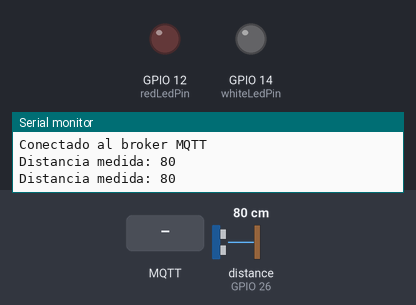
Bench run of a sketch on a simulated ESP32. On the bench: output pins drawn as LEDs (lit = HIGH), the last lines printed to the serial monitor. Wiring (inferred from the names in the program): ultrasonic range finder: trigger GPIO 27; echo GPIO 26. The inputs (shaded band) are chosen by the test bench; at power-on: distance to the obstacle (sensor on GPIO 26) 80 cm. The echo pulse lasts 58.3 µs per cm; WiFi joins after 1.5 s; servers stay silent unless stated; no MQTT or app messages arrive unless stated; pins used as bus, display or sensor lines are not drawn.

Above: at 3.2 s.
3.3 s: MQTT message "RED_LED on" arrives on the first subscribed topic
At 3.9 s:
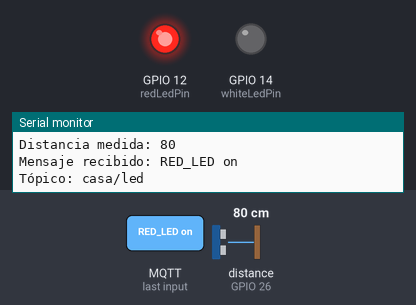
4.8 s: MQTT message "WHITE_LED on" arrives on the first subscribed topic
At 5.1 s:
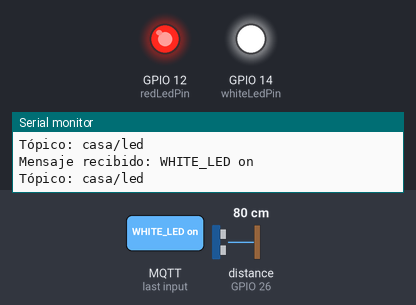
6.3 s: MQTT message "RED_LED off" arrives on the first subscribed topic
At 7.4 s:
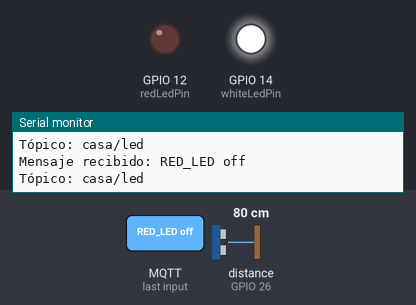
Timing chart, 0 to 9.3 s (numbered marks = the images above; inputs shaded):
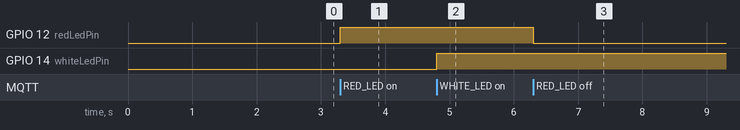

Measured:
- after the input at 3.3 s, GPIO 12 (redLedPin): LOW → HIGH at once
- after the input at 4.8 s, GPIO 14 (whiteLedPin): LOW → HIGH at once
- after the input at 6.3 s, GPIO 12 (redLedPin): HIGH → LOW at once

The sketch:

practica_3.ino
```cpp
#include <WiFi.h>
#include <PubSubClient.h>

// Clase SensorUltrasonico para encapsular la funcionalidad del sensor
class SensorUltrasonico {
  private:
    int triggerPin;
    int echoPin;

  public:
    SensorUltrasonico(int trigger, int echo) : triggerPin(trigger), echoPin(echo) {
      pinMode(triggerPin, OUTPUT);
      pinMode(echoPin, INPUT);
    }

    // Método para leer la distancia
    long leerDistancia() {
      digitalWrite(triggerPin, LOW);
      delayMicroseconds(4);
      digitalWrite(triggerPin, HIGH);
      delayMicroseconds(10);
      digitalWrite(triggerPin, LOW);
      return pulseIn(echoPin, HIGH);
    }
};

// Clase Led para encapsular la funcionalidad de los LEDs
class Led {
  private:
    int pin;

  public:
    Led(int ledPin) : pin(ledPin) {
      pinMode(pin, OUTPUT);
    }

    void encender() {
      digitalWrite(pin, HIGH);
    }

    void apagar() {
      digitalWrite(pin, LOW);
    }
};

// Clase ControladorMQTT para manejar la conexión WiFi y el control de MQTT
class ControladorMQTT {
  private:
    const char* ssid;
    const char* password;
    const char* mqttServer;
    const int mqttPort;
    const char* mqttUser;
    const char* mqttPassword;
    const char* mqttLedTopic;
    const char* mqttDistanceTopic;
    bool autoControl;
    WiFiClient espClient;
    PubSubClient client;
    Led redLed;
    Led whiteLed;
    SensorUltrasonico sensor;
    unsigned long previousMillis;  // Para controlar el temporizador

  public:
    // Constructor
    ControladorMQTT(const char* wifiSSID, const char* wifiPassword, const char* server, int port, const char* user, const char* pass, const char* ledTopic, const char* distanceTopic, Led& rLed, Led& wLed, SensorUltrasonico& sensorProx)
      : ssid(wifiSSID), password(wifiPassword), mqttServer(server), mqttPort(port), mqttUser(user), mqttPassword(pass), mqttLedTopic(ledTopic), mqttDistanceTopic(distanceTopic), client(espClient), redLed(rLed), whiteLed(wLed), sensor(sensorProx), autoControl(true), previousMillis(0) {}

    void iniciarWiFi() {
      Serial.begin(115200);
      WiFi.begin(ssid, password);
      while (WiFi.status() != WL_CONNECTED) {
        delay(2000);
        Serial.println("Conectando a WiFi...");
      }
      Serial.println("Conectado a la red WiFi");
    }

    void configurarMQTT() {
      client.setServer(mqttServer, mqttPort);
      client.setCallback([this](char* topic, byte* payload, unsigned int length) { this->callback(topic, payload, length); });
      conectarMQTT();
    }

    void conectarMQTT() {
      while (!client.connected()) {
        Serial.println("Conectando al broker MQTT...");
        if (client.connect("ArduinoClient", mqttUser, mqttPassword)) {
          Serial.println("Conectado al broker MQTT");
          client.subscribe(mqttLedTopic);
        } else {
          Serial.print("Fallo de conexión. Estado = ");
          Serial.println(client.state());
          delay(2000);
        }
      }
    }

    void gestionarMensajes() {
      if (!client.connected()) {
        conectarMQTT();
      }
      client.loop();
    }

    void callback(char* topic, byte* payload, unsigned int length) {
      String message;
      for (int i = 0; i < length; i++) {
        message += (char)payload[i];
      }
      message.trim();
      Serial.print("Mensaje recibido: ");
      Serial.println(message);
      Serial.print("Tópico: ");
      Serial.println(topic);

      if (String(topic) == mqttLedTopic) {
        gestionarControlManual(message);
      }
    }

    void gestionarControlManual(String message) {
      if (message.equalsIgnoreCase("RED_LED on")) {
        redLed.encender();
        autoControl = false;
      } else if (message.equalsIgnoreCase("RED_LED off")) {
        redLed.apagar();
        autoControl = false;
      } else if (message.equalsIgnoreCase("WHITE_LED on")) {
        whiteLed.encender();
        autoControl = false;
      } else if (message.equalsIgnoreCase("WHITE_LED off")) {
        whiteLed.apagar();
        autoControl = false;
      } else if (message.equalsIgnoreCase("autoControl on")) {
        autoControl = true;
      } else if (message.equalsIgnoreCase("autoControl off")) {
        autoControl = false;
      }
    }

    // Método para gestionar el control automático basado en la distancia
    void gestionarControlAutomatico() {
      if (autoControl) {
        int distance_cm = round(0.01723 * sensor.leerDistancia());
        Serial.print("Distancia medida: ");
        Serial.println(distance_cm);
        client.publish(mqttDistanceTopic, String(distance_cm).c_str());

        if (distance_cm >= 2 && distance_cm <= 20) {
          redLed.encender();
          whiteLed.apagar();
        } else if (distance_cm > 20 && distance_cm <= 60) {
          whiteLed.encender();
          redLed.apagar();
        } else {
          redLed.apagar();
          whiteLed.apagar();
        }
      }
    }

    // Método para gestionar el temporizador y enviar la distancia automáticamente cada segundo
    void gestionarTemporizador() {
      unsigned long currentMillis = millis();

      if (autoControl && (currentMillis - previousMillis >= 1000)) {  // Cada segundo
        previousMillis = currentMillis;
        gestionarControlAutomatico();  // Realizar medición y enviar la distancia
      }
    }
};

#define trigger_pin 27   // Pin del trigger del sensor de proximidad
#define echo_pin 26      // Pin del echo del sensor de proximidad
#define redLedPin 12    // LED rojo
#define whiteLedPin 14  // LED blanco

Led redLed(redLedPin);
Led whiteLed(whiteLedPin);
SensorUltrasonico sensor(trigger_pin, echo_pin);
ControladorMQTT controladorMQTT("Pixel 6 Pro de pollo", "3755484011", "broker.hivemq.com", 1883, "", "", "casa/led", "casa/distancia", redLed, whiteLed, sensor);

void setup() {
  controladorMQTT.iniciarWiFi();
  controladorMQTT.configurarMQTT();
}

void loop() {
  controladorMQTT.gestionarMensajes();
  controladorMQTT.gestionarTemporizador();  // Comienza a enviar la distancia automáticamente cada segundo
}
```
